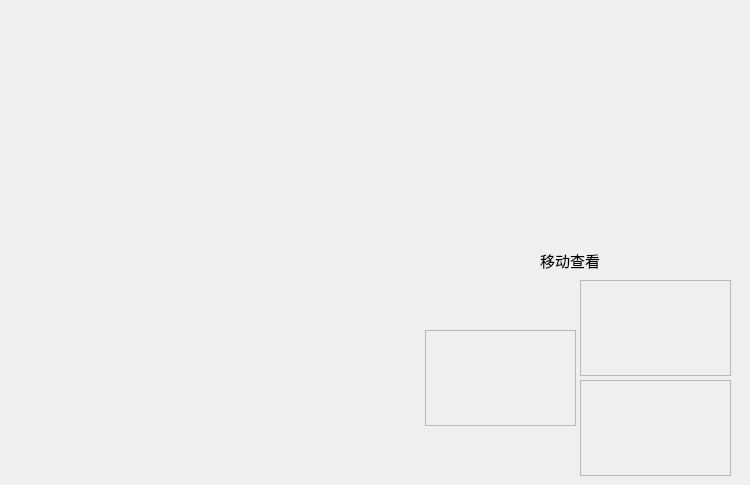
    <widget class="QWidget" name="page_5">
     <widget class="QLabel" name="label_31">
      <property name="geometry">
       <rect>
        <x>10</x>
        <y>70</y>
        <width>390</width>
        <height>390</height>
       </rect>
      </property>
      <property name="text">
       <string/>
      </property>
     </widget>
     <widget class="QLabel" name="label_32">
      <property name="geometry">
       <rect>
        <x>410</x>
        <y>40</y>
        <width>331</width>
        <height>200</height>
       </rect>
      </property>
      <property name="text">
       <string/>
      </property>
     </widget>
     <widget class="QFrame" name="frame_5">
      <property name="geometry">
       <rect>
        <x>580</x>
        <y>280</y>
        <width>151</width>
        <height>96</height>
       </rect>
      </property>
      <property name="frameShape">
       <enum>QFrame::Shape::StyledPanel</enum>
      </property>
      <property name="frameShadow">
       <enum>QFrame::Shadow::Raised</enum>
      </property>
      <widget class="QLabel" name="label_33">
       <property name="geometry">
        <rect>
         <x>10</x>
         <y>25</y>
         <width>40</width>
         <height>40</height>
        </rect>
       </property>
       <property name="text">
        <string/>
       </property>
      </widget>
      <widget class="QLabel" name="label_34">
       <property name="geometry">
        <rect>
         <x>70</x>
         <y>20</y>
         <width>69</width>
         <height>19</height>
        </rect>
       </property>
       <property name="text">
        <string/>
       </property>
      </widget>
      <widget class="QLabel" name="label_35">
       <property name="geometry">
        <rect>
         <x>70</x>
         <y>60</y>
         <width>69</width>
         <height>19</height>
        </rect>
       </property>
       <property name="font">
        <font>
         <pointsize>11</pointsize>
        </font>
       </property>
       <property name="text">
        <string/>
       </property>
      </widget>
     </widget>
     <widget class="QFrame" name="frame_6">
      <property name="geometry">
       <rect>
        <x>580</x>
        <y>380</y>
        <width>151</width>
        <height>96</height>
       </rect>
      </property>
      <property name="frameShape">
       <enum>QFrame::Shape::StyledPanel</enum>
      </property>
      <property name="frameShadow">
       <enum>QFrame::Shadow::Raised</enum>
      </property>
      <widget class="QLabel" name="label_36">
       <property name="geometry">
        <rect>
         <x>10</x>
         <y>25</y>
         <width>40</width>
         <height>40</height>
        </rect>
       </property>
       <property name="text">
        <string/>
       </property>
      </widget>
      <widget class="QLabel" name="label_37">
       <property name="geometry">
        <rect>
         <x>70</x>
         <y>20</y>
         <width>69</width>
         <height>19</height>
        </rect>
       </property>
       <property name="text">
        <string/>
       </property>
      </widget>
      <widget class="QLabel" name="label_38">
       <property name="geometry">
        <rect>
         <x>70</x>
         <y>60</y>
         <width>69</width>
         <height>19</height>
        </rect>
       </property>
       <property name="font">
        <font>
         <pointsize>11</pointsize>
        </font>
       </property>
       <property name="text">
        <string/>
       </property>
      </widget>
     </widget>
     <widget class="QFrame" name="frame_7">
      <property name="geometry">
       <rect>
        <x>425</x>
        <y>330</y>
        <width>151</width>
        <height>96</height>
       </rect>
      </property>
      <property name="frameShape">
       <enum>QFrame::Shape::StyledPanel</enum>
      </property>
      <property name="frameShadow">
       <enum>QFrame::Shadow::Raised</enum>
      </property>
      <widget class="QLabel" name="label_39">
       <property name="geometry">
        <rect>
         <x>10</x>
         <y>25</y>
         <width>40</width>
         <height>40</height>
        </rect>
       </property>
       <property name="text">
        <string/>
       </property>
      </widget>
      <widget class="QLabel" name="label_40">
       <property name="geometry">
        <rect>
         <x>70</x>
         <y>20</y>
         <width>69</width>
         <height>19</height>
        </rect>
       </property>
       <property name="text">
        <string/>
       </property>
      </widget>
      <widget class="QLabel" name="label_41">
       <property name="geometry">
        <rect>
         <x>70</x>
         <y>60</y>
         <width>69</width>
         <height>19</height>
        </rect>
       </property>
       <property name="font">
        <font>
         <pointsize>11</pointsize>
        </font>
       </property>
       <property name="text">
        <string/>
       </property>
      </widget>
     </widget>
     <widget class="QLabel" name="label_42">
      <property name="geometry">
       <rect>
        <x>540</x>
        <y>250</y>
        <width>81</width>
        <height>21</height>
       </rect>
      </property>
      <property name="font">
       <font>
        <pointsize>11</pointsize>
       </font>
      </property>
      <property name="text">
       <string>移动查看</string>
      </property>
     </widget>
    </widget>
